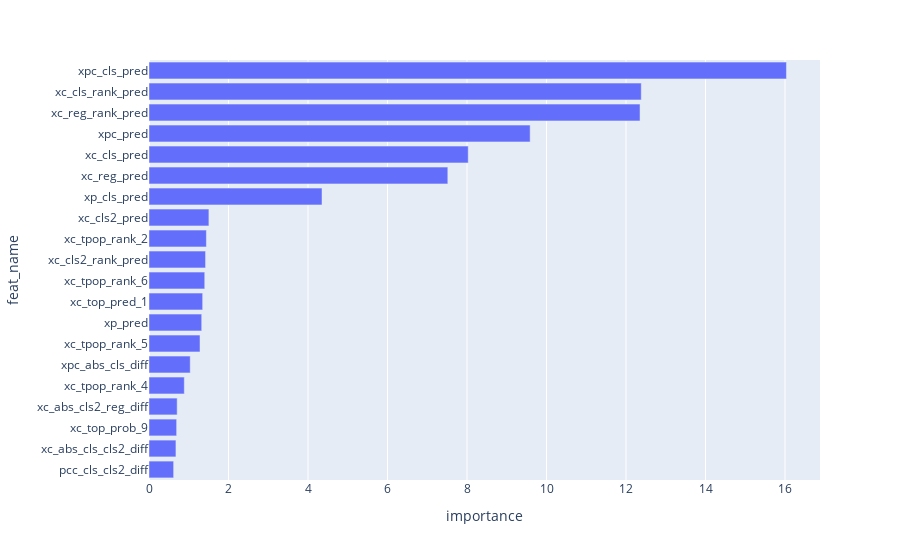

The cell this chart's notebook holds for it:
### Code cell
gezi.plot.feature_importance(cbt_model, topn=20)

### Figure 1 — Plotly figure (JSON) as saved in the notebook; plotly's stock layout.template omitted (floating-point values rounded to 4 significant figures)
{"data": [{"alignmentgroup": "True", "hovertemplate": "importance=%{x}<br>feat_name=%{y}<extra></extra>", "legendgroup": "", "marker": {"color": "#636efa", "pattern": {"shape": ""}}, "name": "", "offsetgroup": "", "orientation": "h", "showlegend": false, "textposition": "auto", "type": "bar", "x": [0.6198, 0.6777, 0.6954, 0.7086, 0.8877, 1.037, 1.283, 1.326, 1.35, 1.402, 1.423, 1.443, 1.507, 4.352, 7.517, 8.031, 9.588, 12.35, 12.38, 16.04], "xaxis": "x", "y": ["pcc_cls_cls2_diff", "xc_abs_cls_cls2_diff", "xc_top_prob_9", "xc_abs_cls2_reg_diff", "xc_tpop_rank_4", "xpc_abs_cls_diff", "xc_tpop_rank_5", "xp_pred", "xc_top_pred_1", "xc_tpop_rank_6", "xc_cls2_rank_pred", "xc_tpop_rank_2", "xc_cls2_pred", "xp_cls_pred", "xc_reg_pred", "xc_cls_pred", "xpc_pred", "xc_reg_rank_pred", "xc_cls_rank_pred", "xpc_cls_pred"], "yaxis": "y"}], "layout": {"barmode": "relative", "legend": {"tracegroupgap": 0}, "margin": {"t": 60}, "xaxis": {"anchor": "y", "domain": [0, 1], "title": {"text": "importance"}}, "yaxis": {"anchor": "x", "domain": [0, 1], "title": {"text": "feat_name"}}}}
